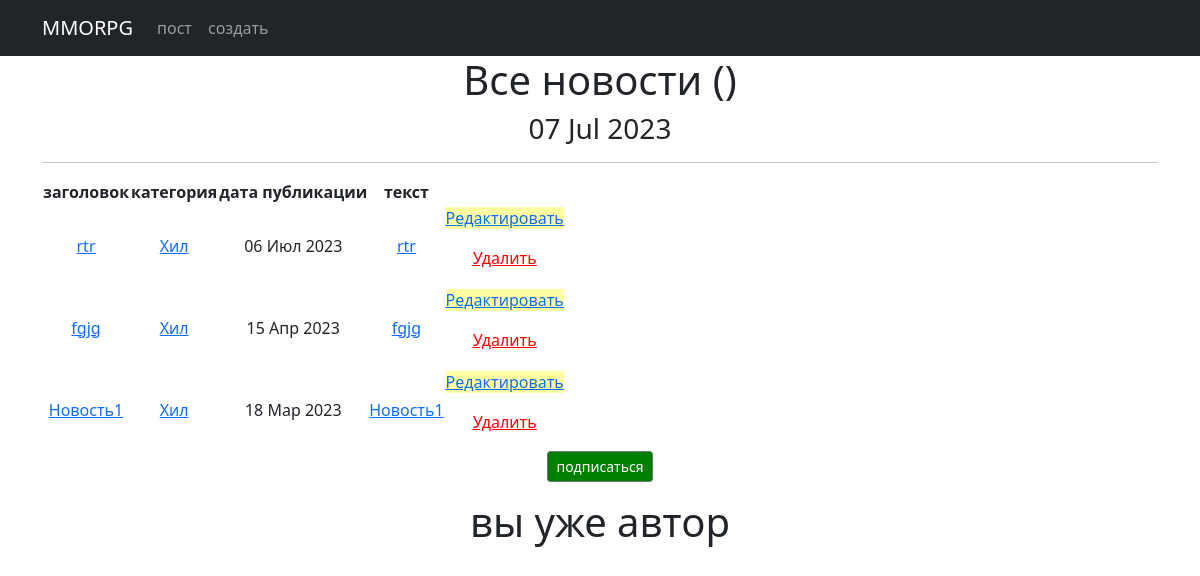
/news/categories/14, run on the app's committed database.
### news/models.py (models this page shows, shortened)
class Post(models.Model):
    author_post = models.ForeignKey(Author, on_delete=models.CASCADE)
    post_news = models.CharField(max_length=2, choices=POST, default='PO')
    date_in = models.DateTimeField(auto_now_add=True)
    category = models.ManyToManyField(Category, through='PostCategory')
    title = models.CharField(max_length=50)
    text = RichTextField()
    video_count = models.PositiveIntegerField(default=0)
    image_count = models.PositiveIntegerField(default=0)
    max_video_count = 1
    max_image_count = 3

class Category(models.Model):
    tank = 'TN'
    healer = 'HL'
    damager = 'DD'
    guild_master = 'GM'
    quest_giver = 'KG'
    smith = 'KZ'
    tanner = 'KV'
    potion_maker = 'ZV'
    spell_master = 'MZ'
    TEMATIC = [
        (tank, 'Танк'),
        (healer, 'Хил'),
        (damager, 'ДД'),
        (guild_master, 'Гилдмастер'),
        (quest_giver, 'Квестгивер'),
        (smith, 'Кузнец'),
        (tanner, 'Кожевник'),
        (potion_maker, 'Зельевар'),
        (spell_master, 'Мастер заклинаний'),
    ]
    tematic = models.CharField(max_length=2, choices=TEMATIC, unique=True)
    subscribers = models.ManyToManyField(User, blank=True, related_name='categories')
    def __str__(self):
        return self.get_tematic_display()

### news/views.py (the view)
# urls.py: path('categories/<int:pk>', CategoryListView.as_view(), name='category_list'),
class CategoryListView(ListView):
    model = Post
    template_name = 'category_list.html'
    context_object_name = 'category_news_list'
    def get_queryset(self):
        self.category = get_object_or_404(Category, id=self.kwargs['pk'])
        queryset = Post.objects.filter(category=self.category).order_by('-date_in')
        return queryset
    def get_context_data(self, **kwargs):
        context = super().get_context_data(**kwargs)
        context['is_not_subscriber'] = self.request.user not in self.category.subscribers.all()
        context['category'] = self.category
        return context

### news/templatetags/censor.py (called while the page is built)
@register.filter()
def censor(value):
    for words in censored_words:
        if words in value:
            censor_words = f"p{''.join(['*' for words in range(len(words))])}"
            value = value.replace(words, censor_words)
    return value

### news/templatetags/custom_tags.py (called while the page is built)
@register.simple_tag()
def current_time(format_string='%d %b %Y'):
    return datetime.utcnow().strftime(format_string)

### templates/category_list.html (shortened to what this page needs)
<!DOCTYPE html>
<html lang="en">
<head>
    <title>{% extends 'flatpages/default.html' %}</title>
{% load censor %}
{% load custom_tags %}
{% block content %}
<body>
<h1>Все новости ({{ post_news.count}})</h1>
<h3>{% current_time '%d %b %Y' %}</h3>
<hr>
{% if category_news_list %}
<tr>
    <table>
        <thead>
        <tr>
            <th>
                заголовок
            </th>
            <th>
                категория
            </th>
            <th>
                дата публикации
            </th>
            <th>
                текст
            </th>
        </tr>
        {% for post in category_news_list %}
        <tr>
            <td>
            <a href="{% url 'post_detail' post.id %}">{{ post.title }}</a>
        </td>
            <td>
            {% for category in post.category.all %}
                <a href="{% url 'category_list' category.id %}">{{ category }}</a>
            {% endfor %}
            </td>
            <td>{{ post.date_in|date:'d M Y'}}</td>
        <td><a href="{% url 'post_detail' post.id %}">{{ post.title|censor|truncatechars:20}}</a></td>
        <td>
                <p class="text-center"><a href="{% url 'post_edit' post.id %}"style="background-color:#ffffa1" ><u>Редактировать</u></a></p>
                <p class="text-center"><a href="{% url 'post_delete' post.id %}"style="color:red"><u> Удалить </u></a></p>
        </td>
        </tr>
        {% endfor %}
        </thead>
    </table>
{% if is_not_subscriber %}
    <p class="text-center"><a href="{% url 'subscribe' category.id %}"style="background-color:green" class="btn btn-secondary btn-sm">подписаться</a></p>
{% else %}
    <p class="text-center"><a href="{% url 'unsubscribe' category.id %}"style="background-color:red" class="btn btn-secondary btn-sm">отписка</a></p>
    {% endif %}
{% if is_not_author %}
<button> <a href="{% url 'upgrade' %}"> стать автором!</a> </button>
{% else %}
<h1>вы уже автор</h1>
{% endif %}
</tr>
{% else %}
    <h2>новостей нет!</h2>
{% endif %}
{% endblock content %}

### data on the page
Post: title "rtr", date_in "06 Июл 2023", title|censor "rtr"
Category: tematic "Хил"
Post: title "fgjg", date_in "15 Апр 2023", title|censor "fgjg"
Post: title "Новость1", date_in "18 Мар 2023", title|censor "Новость1"
